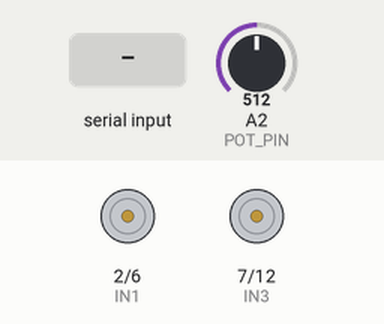
This sketch was run on a simulated Arduino Uno, built with avr-gcc and run on an emulated ATmega328P. On the bench: motor-driver pin pairs drawn as motors (green arrow = first pin HIGH = forward, orange = second pin HIGH = backward, longer = more drive). Inputs (shaded band) come from the test bench; at power-on: A2 (POT_PIN) = 512.

Above: at 1.2 s.
1.3 s: "Motor1-CCW\n" received over Serial
At 2.5 s:
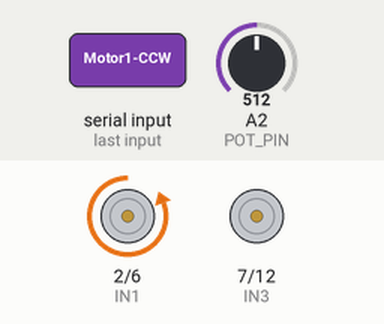
2.8 s: "Motor2-CCW\n" received over Serial
At 3.8 s:
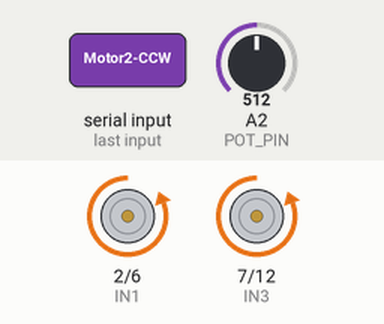
4.3 s: "Motor1-CW\n" received over Serial
At 5.0 s:
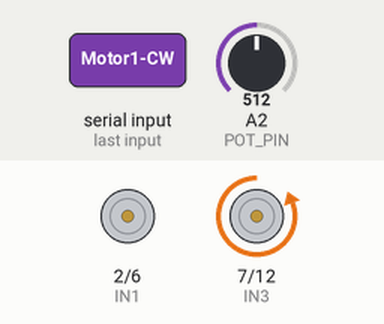
5.8 s: "Motor2-CW\n" received over Serial
At 6.1 s:
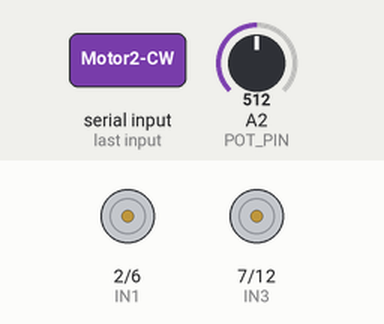
7.3 s: "all-Motors-CCW\n" received over Serial
At 8.5 s:
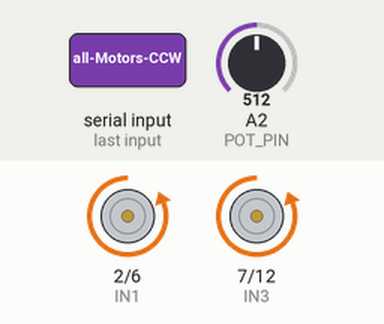
Timing chart, 0 to 9.8 s (numbered marks = the images above; inputs shaded):
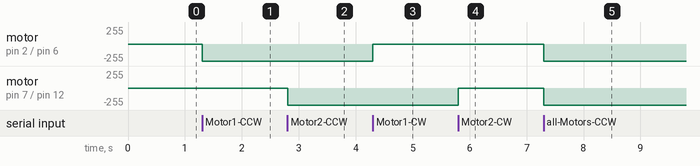

Measured:
- after the input at 1.3 s, motor on pin 2 (IN1) / pin 6 (IN2): stopped → backward 255/255 at once
- after the input at 2.8 s, motor on pin 7 (IN3) / pin 12 (IN4): stopped → backward 255/255 at once
- after the input at 4.3 s, motor on pin 2 (IN1) / pin 6 (IN2): backward 255/255 → stopped at once
- after the input at 5.8 s, motor on pin 7 (IN3) / pin 12 (IN4): backward 255/255 → stopped at once
- after the input at 7.3 s, motor on pin 2 (IN1) / pin 6 (IN2), motor on pin 7 (IN3) / pin 12 (IN4): stopped → backward 255/255 at once

The sketch:

allmotors_withPot.ino
```cpp
//Test code for for different aspects of the custom arduino board with inbuilt dc motor H-bridge driver
#define IN1 2 //+
#define IN2 6 //-
#define IN3 7 //+
#define IN4 12 //-


#define POT_PIN A2

void setup() {
  Serial.begin(115200);

  pinMode(IN1, OUTPUT);
  pinMode(IN2, OUTPUT);
  pinMode(IN3, OUTPUT);
  pinMode(IN4, OUTPUT);
}

void loop() {
  if (Serial.available() > 0) {
    String command = Serial.readStringUntil('\n');

    if (command.startsWith("Motor1-CW")) {
      motor1CW();
    } else if (command.startsWith("Motor1-CCW")) {
      motor1CCW();
    } else if (command.startsWith("Motor1-stop")) {
      motor1Stop();
    } else if (command.startsWith("Motor2-CW")) {
      motor2CW();
    } else if (command.startsWith("Motor2-CCW")) {
      motor2CCW();
    } else if (command.startsWith("Motor2-stop")) {
      motor2Stop();
    } else if (command.startsWith("all-Motors-CW")) {
      allMotorsCW();
    } else if (command.startsWith("all-Motors-CCW")) {
      allMotorsCCW();
    } else if (command.startsWith("all-Motors-stop")) {
      allMotorsStop();
    }
  }
}

void motor1CW() {
  analogWrite(IN1, map(analogRead(POT_PIN), 0, 1023, 0, 255));
  digitalWrite(IN2, LOW);
}

void motor1CCW() {
  analogWrite(IN1, map(analogRead(POT_PIN), 0, 1023, 0, 255));
  digitalWrite(IN2, HIGH);
}

void motor1Stop() {
  digitalWrite(IN1, LOW);
  digitalWrite(IN2, LOW);
}

void motor2CW() {
  analogWrite(IN3, map(analogRead(POT_PIN), 0, 1023, 0, 255));
  digitalWrite(IN4, LOW);
}

void motor2CCW() {
  analogWrite(IN3, map(analogRead(POT_PIN), 0, 1023, 0, 255));
  digitalWrite(IN4, HIGH);
}

void motor2Stop() {
  digitalWrite(IN3, LOW);
  digitalWrite(IN4, LOW);
}

void allMotorsCW() {
  motor1CW();
  motor2CW();
}

void allMotorsCCW() {
  motor1CCW();
  motor2CCW();
}

void allMotorsStop() {
  motor1Stop();
  motor2Stop();
}
```
